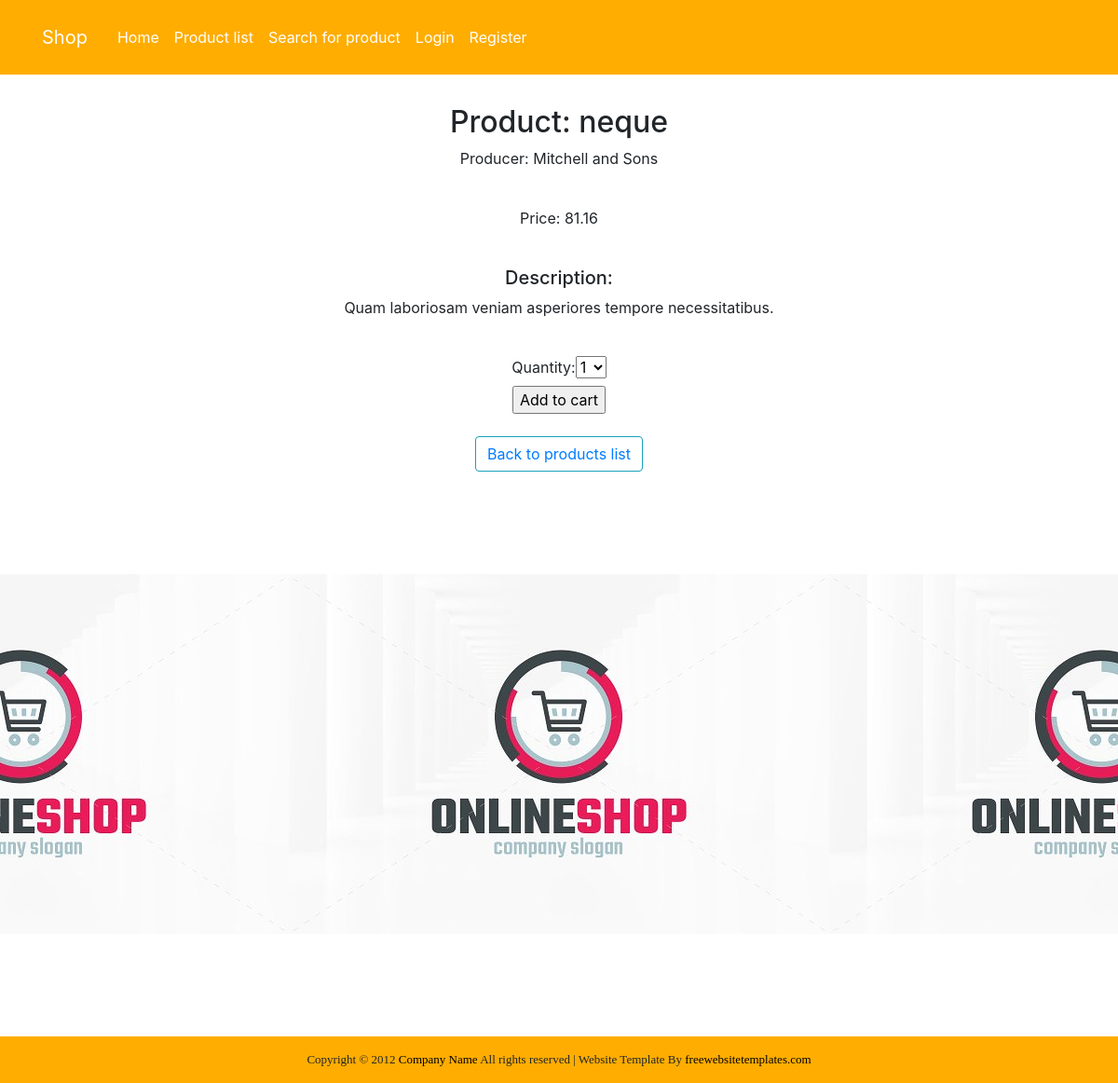
Page /product/6/ on the earlier database version.
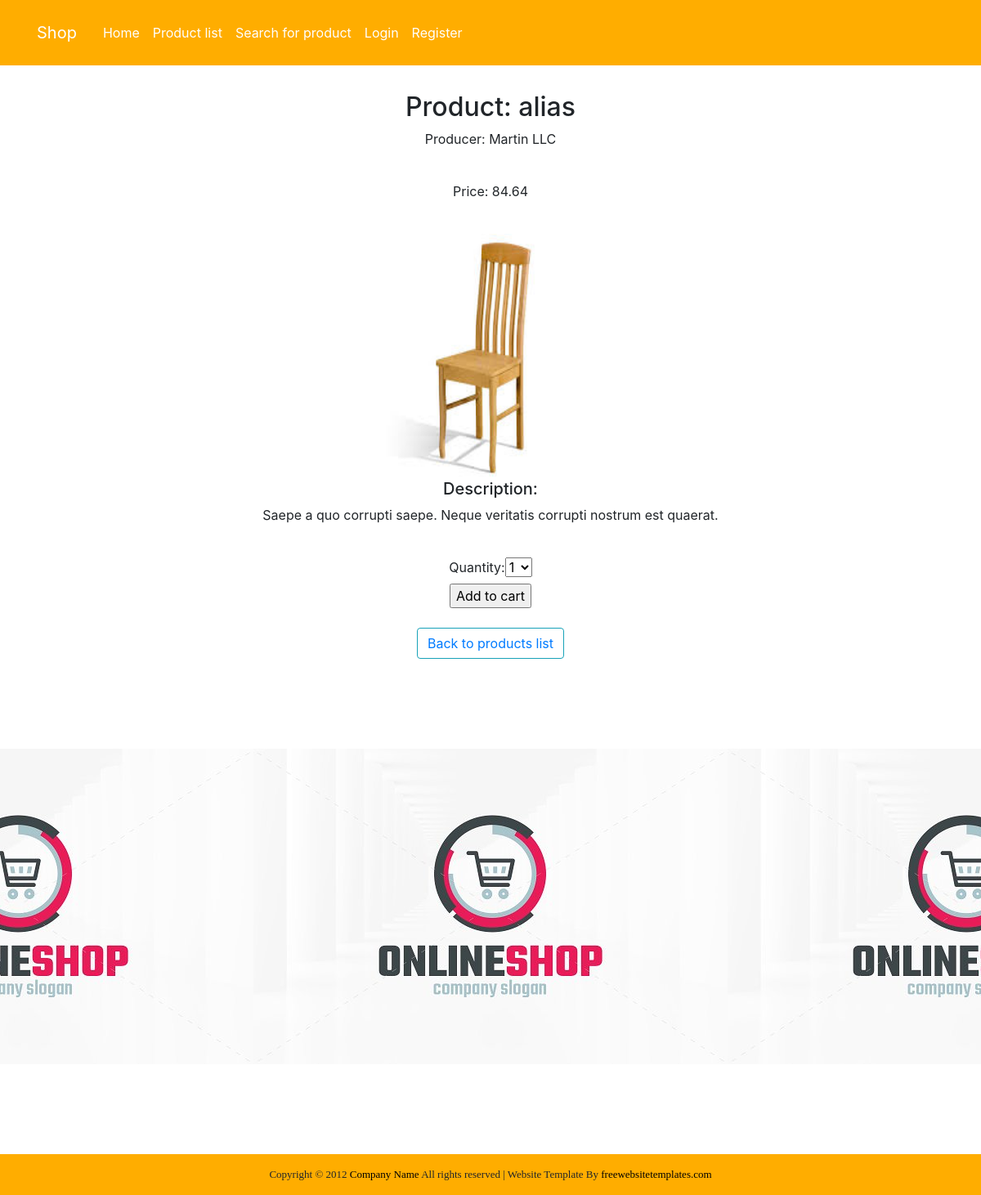
Same page on the later database version.
### Shop/models.py (models this page shows, shortened)
class Product(models.Model):
    name = models.TextField(max_length=100)
    producer = models.TextField(max_length=100)
    description = models.TextField()
    price = models.DecimalField(max_digits=10, decimal_places=2)
    image = models.ImageField(upload_to='static/', blank=True)
    image_thumbnail = ImageSpecField(source='image',
                                     processors=[ResizeToFill(50, 50)],
                                     format='JPEG',
                                     options={'quality': 60})

### Shop/views.py (the view)
# urls.py: url(r'^product/(?P<product_id>[0-9]+)/$', ProductInfoView.as_view(), name='product_info'),
class ProductInfoView(View):
    template_name = 'products/product_info.html'
    form_class = CartAddProductForm
    def get(self, request, product_id):
        product = Product.objects.get(id=product_id)
        form = self.form_class
        return render(request, self.template_name, {'product': product, 'form': form})

### templates/products/product_info.html (shortened to what this page needs)
{% extends "base.html" %}
{% load crispy_forms_tags %}
{% block content %}
    <center>
<h2>Product: {{ product.name }}</h2>
    <p>Producer: {{ product.producer }}</p><br>
    <p>Price: {{ product.price }}</p><br>
    {% if product.image %}
        <img width="300" height="300" src="{{ product.image.url }}">
    {% endif %}
    <article class="media content-section">
        <div class="media-body">
         <h5>Description:</h5>
            <p>{{ product.description }}</p><br>
        </div>
    </article>
        <form action="{% url 'Shop:cart_add' product.id %}" method="post">
        {{ form }} <br>
        <input type="submit" value="Add to cart">
    </form>
    <br>
        <button class="btn btn-outline-info" type="submit"><a href="{% url 'Shop:products_list' %}">Back to products list</a></button>
    </center>
{% endblock content %}

### templates/base.html (shortened to what this page needs)
{% load staticfiles %}
{% load bootstrap4 %}
<!DOCTYPE html>
<html xmlns="http://www.w3.org/1999/html">
<head>
<link rel="stylesheet" href="https://maxcdn.bootstrapcdn.com/bootstrap/4.0.0/css/bootstrap.min.css">
<link rel="stylesheet" type="text/css" href="{% static 'css/style.css' %}">
</head>
<body>
   <header class="site-header">
     <nav class="navbar navbar-expand-md navbar-dark bg-steel fixed-top">
       <div class="container">
         <a class="navbar-brand mr-4" href="{% url 'main' %}">Shop</a>
         <div class="collapse navbar-collapse" id="navbarToggle">
           <div class="navbar-nav mr-auto">
               {% if user.is_authenticated %}
                <li class="active"><a class="nav-item nav-link" href="{% url 'main' %}">Home</a></li>
                <li><a class="nav-item nav-link" href="{% url 'Shop:products_list' %}">Product list</a></li>
                <li><a class="nav-item nav-link" href="{% url 'Shop:search' %}">Search for product</a></li>
                <li><a class="nav-item nav-link" href="{% url 'Shop:add_product' %}">Add new product</a></li>
                <li><a class="nav-item nav-link" href="{% url 'Shop:cart_detail' %}">Your shopping cart</a></li>
                <li><a class="nav-item nav-link" href="{% url 'Common:password_reset' %}">Password Reset</a></li>
                <li><a class="nav-item nav-link" href="{% url 'Common:logout' %}">Logout</a></li>
               {% else %}
                <li class="active"><a class="nav-item nav-link" href="{% url 'main' %}">Home</a></li>
                <li><a class="nav-item nav-link" href="{% url 'Shop:products_list' %}">Product list</a></li>
                <li><a class="nav-item nav-link" href="{% url 'Shop:search' %}">Search for product</a></li>
                <li><a class="nav-item nav-link" href="{% url 'Common:login' %}">Login</a></li>
                <li><a class="nav-item nav-link" href="{% url 'Common:register' %}">Register</a></li>
               {% endif %}
           </div>
         </div>
       </div>
     </nav>
   </header>
<div id="body"><br>
<br>
<br>
<br>
    {% block content %}
    {% endblock content %}
  <div class="banner">&nbsp;</div>
<div id="footer">
  <div id="footnote">
    <div class="section">Copyright &copy; 2012 <a href="#">Company Name</a> All rights reserved | Website Template By <a target="_blank" href="http://www.freewebsitetemplates.com/">freewebsitetemplates.com</a></div>
  </div>
</div>
</body>
</html>

### Common/static/css/style.css (style rules this page uses)
.bg-steel { background-color: #ffad00; padding: 20px 20px; }
.site-header .navbar-nav .nav-link { color: #ffffff; }
#body div.banner { background:url("../media/shop.jpg"); background-position:center; background-repeat:repeat-x; height:606px; }
#footer { background-color:#310000; background-image:none; }
#footer .section { width:960px; margin:0 auto; overflow:hidden; position:relative; }
#footer #footnote { background-color:#ffad00; }
#footer #footnote .section { width:960px; height:50px; text-align:center; line-height:50px; font-family:"Myriad Pro"; font-size:13px; }
#footer #footnote .section a { text-decoration:none; color:#000000; }

Differences in the rows shown:
changed Product: name "neque" → "alias"; producer "Mitchell and Sons" → "Martin LLC"; price "81.16" → "84.64"; image: picture added; description "Quam laboriosam veniam asperiores tempore necessitatibus." → "Saepe a quo corrupti saepe. Neque veritatis corrupti nostrum est quaerat."
